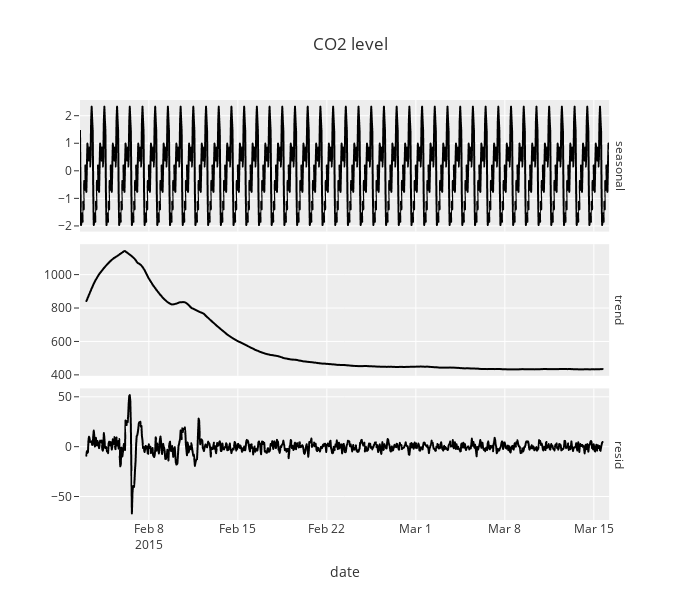

Notebook cell for this chart:
### Code cell
fig = px.line(decomp_df, x='date', y='value', facet_row='pattern', title='CO2 level')

# Have the y-axis adjust for each plot independently
fig.update_yaxes(matches=None, title='')

# Remove pattern=pattern from the y-axis label
fig.for_each_annotation(lambda annot: annot.update(text=annot.text.split("=")[-1]))

# Hide tick marks
fig.update_xaxes(ticks='')

# Follow previous aesthetics
fig.update_traces(line_color='black')
fig.update_layout(height=600, width=700)
fig.show()

### Figure 1 — Plotly figure (JSON) as saved in the notebook; plotly's stock layout.template omitted (floating-point values rounded to 4 significant figures; data arrays with more than 128 entries replaced by an {"elided": "..."} marker saying what was removed)
{"data": [{"hovertemplate": "pattern=seasonal<br>date=%{x}<br>value=%{y}<extra></extra>", "legendgroup": "", "line": {"color": "black", "dash": "solid"}, "marker": {"symbol": "circle"}, "mode": "lines", "name": "", "showlegend": false, "type": "scattergl", "x": {"elided": "1000 str values"}, "xaxis": "x3", "y": {"elided": "1000 float values"}, "yaxis": "y3"}, {"hovertemplate": "pattern=trend<br>date=%{x}<br>value=%{y}<extra></extra>", "legendgroup": "", "line": {"color": "black", "dash": "solid"}, "marker": {"symbol": "circle"}, "mode": "lines", "name": "", "showlegend": false, "type": "scattergl", "x": {"elided": "976 str values"}, "xaxis": "x2", "y": {"elided": "976 float values"}, "yaxis": "y2"}, {"hovertemplate": "pattern=resid<br>date=%{x}<br>value=%{y}<extra></extra>", "legendgroup": "", "line": {"color": "black", "dash": "solid"}, "marker": {"symbol": "circle"}, "mode": "lines", "name": "", "showlegend": false, "type": "scattergl", "x": {"elided": "976 str values"}, "xaxis": "x", "y": {"elided": "976 float values"}, "yaxis": "y"}], "layout": {"annotations": [{"font": {}, "showarrow": false, "text": "resid", "textangle": 90, "x": 0.98, "xanchor": "left", "xref": "paper", "y": 0.1567, "yanchor": "middle", "yref": "paper"}, {"font": {}, "showarrow": false, "text": "trend", "textangle": 90, "x": 0.98, "xanchor": "left", "xref": "paper", "y": 0.5, "yanchor": "middle", "yref": "paper"}, {"font": {}, "showarrow": false, "text": "seasonal", "textangle": 90, "x": 0.98, "xanchor": "left", "xref": "paper", "y": 0.8433, "yanchor": "middle", "yref": "paper"}], "height": 600, "legend": {"tracegroupgap": 0}, "title": {"text": "CO2 level"}, "width": 700, "xaxis": {"anchor": "y", "domain": [0, 0.98], "ticks": "", "title": {"text": "date"}}, "xaxis2": {"anchor": "y2", "domain": [0, 0.98], "matches": "x", "showticklabels": false, "ticks": ""}, "xaxis3": {"anchor": "y3", "domain": [0, 0.98], "matches": "x", "showticklabels": false, "ticks": ""}, "yaxis": {"anchor": "x", "domain": [0, 0.3133], "title": {"text": ""}}, "yaxis2": {"anchor": "x2", "domain": [0.3433, 0.6567], "title": {"text": ""}}, "yaxis3": {"anchor": "x3", "domain": [0.6867, 1.0], "title": {"text": ""}}}}
